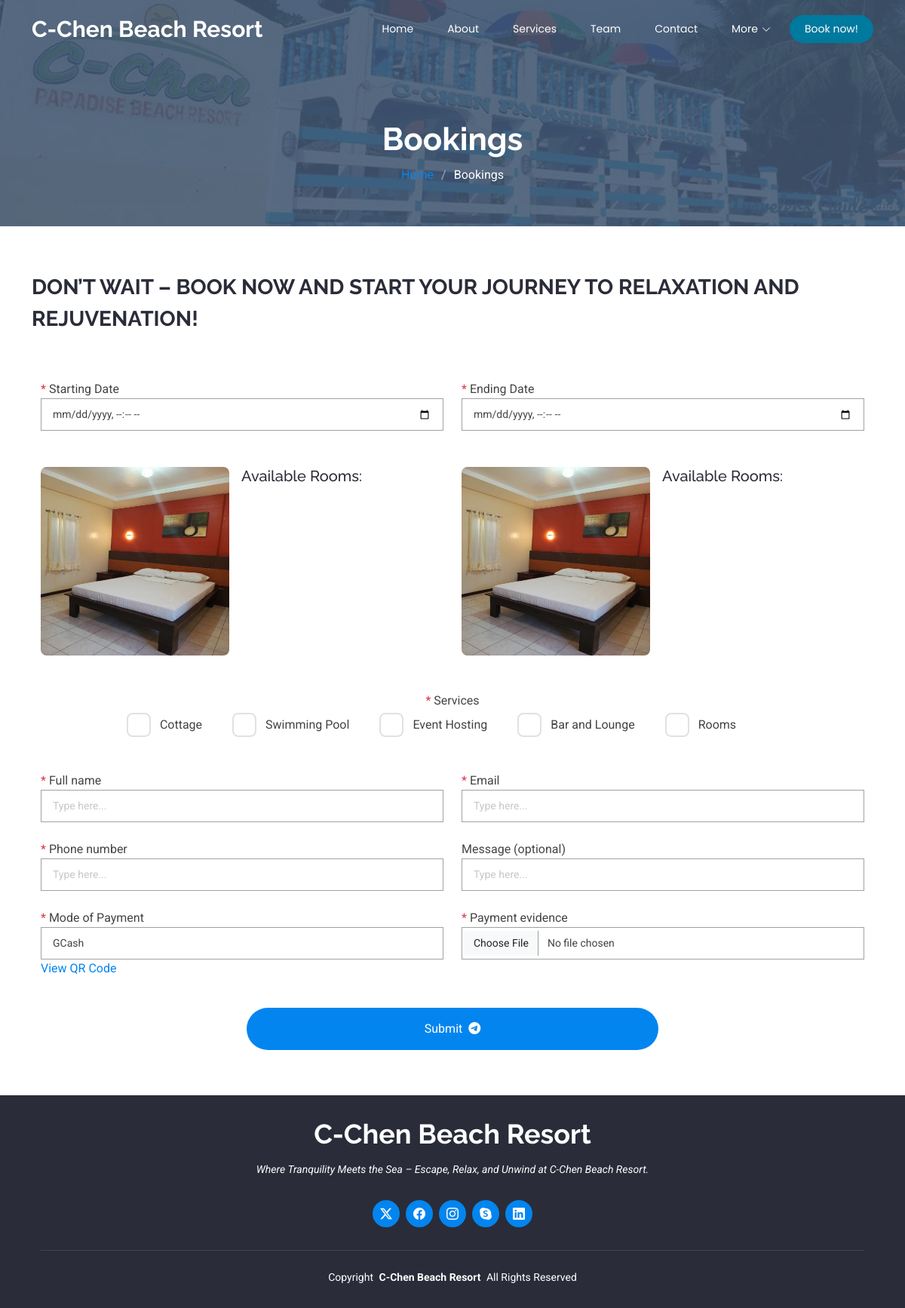
/booking.php, run on an earlier commit of the app's database.
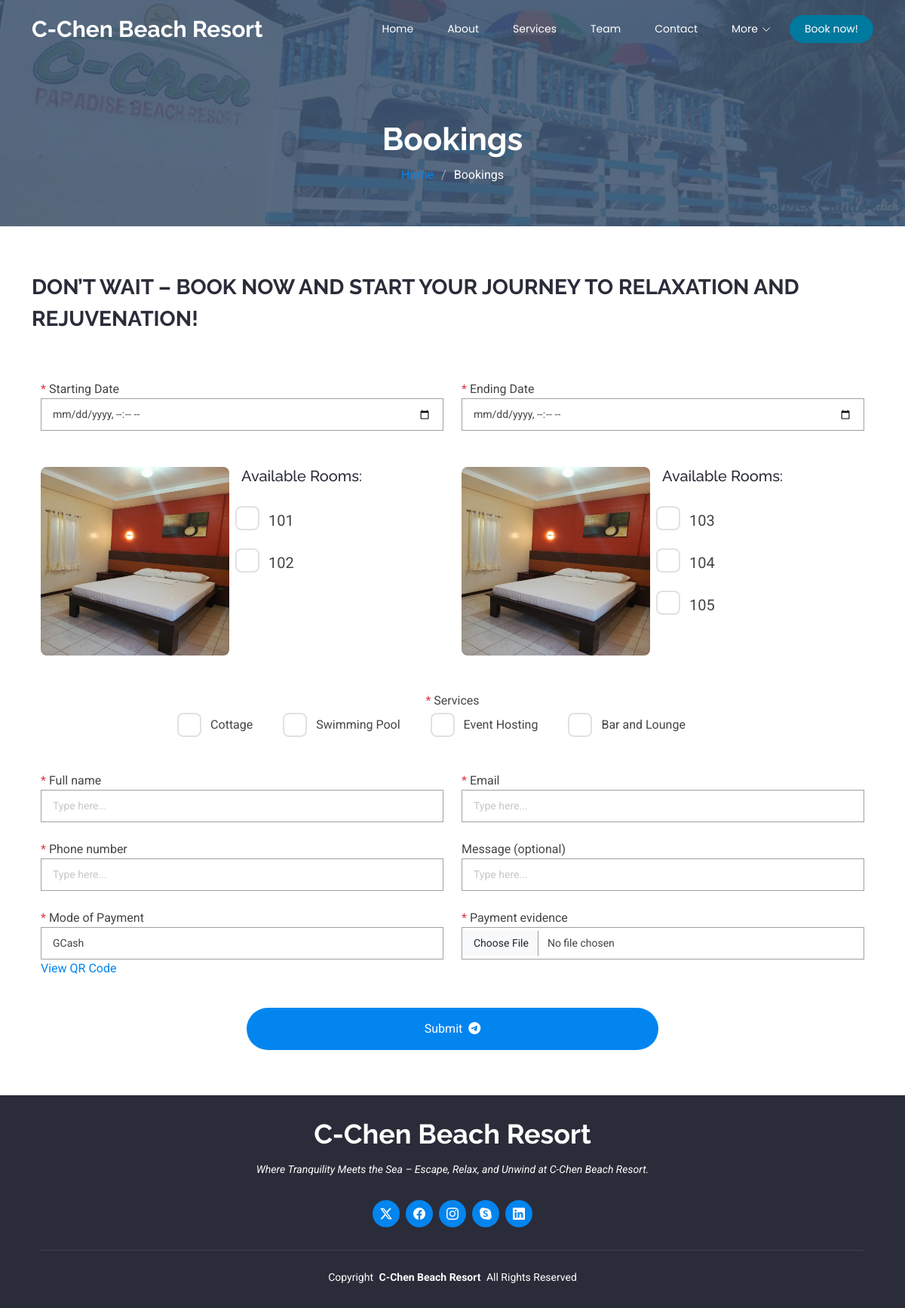
And on a later commit of the database.
### tables this page shows
CREATE TABLE IF NOT EXISTS `tbl_services` (
  `service_id` int NOT NULL AUTO_INCREMENT,
  `service_name` varchar(50) NOT NULL,
  `description` text NOT NULL,
  `price_id` int NOT NULL,
  PRIMARY KEY (`service_id`)
);

CREATE TABLE IF NOT EXISTS `tbl_room_number` (
  `room_number_id` int NOT NULL AUTO_INCREMENT,
  `room_number` int NOT NULL,
  `room_category_id` int NOT NULL,
  PRIMARY KEY (`room_number_id`)
);

### booking.php (the view, shortened to what the changed rows need)
<?php include './config.php' ?>
<!DOCTYPE html>
<html lang="en">
<head>
    <title><?php include './system-title.php' ?></title>
    <link href="assets1/vendor/bootstrap/css/bootstrap.min.css" rel="stylesheet">
    <link href="assets1/vendor/bootstrap-icons/bootstrap-icons.css" rel="stylesheet">
    <link href="assets1/vendor/aos/aos.css" rel="stylesheet">
    <link href="assets1/vendor/animate.css/animate.min.css" rel="stylesheet">
    <link href="assets1/vendor/glightbox/css/glightbox.min.css" rel="stylesheet">
    <link href="assets1/vendor/swiper/swiper-bundle.min.css" rel="stylesheet">
    <link href="assets1/css/main.css" rel="stylesheet">
</head>
<body class="index-page">
    <header id="header" class="header d-flex align-items-center fixed-top">
        <div class="container-fluid container-xl position-relative d-flex align-items-center justify-content-between">
            <a href="index.php" class="logo d-flex align-items-center">
                <h1 class="sitename"><?php include './system-title.php' ?></h1>
            </a>
        </div>
    </header>
    <main class="main">
        <div class="page-title dark-background">
            <div class="container position-relative">
                <h1>Bookings</h1>
            </div>
        </div>
        <section class="contact section">
            <div class="container" data-aos="fade" data-aos-delay="100">
                <div class="row gy-4 mx-auto">
                    <div class="col-lg-12">
                        <form action="./controller/save-booking.php" method="POST" enctype="multipart/form-data" id="schedule-form" class="php-email-form" data-aos="fade-up"
                            data-aos-delay="200">
                            <div class="row mb-4">
                                <div class="col-md-6">
                                    <div class="d-flex">
                                        <div id="room_numbers1" class="d-flex flex-column">
                                            <?php
                                            $category_id = 1;
                                            $stmt = $conn->prepare(' SELECT * FROM tbl_room_number WHERE room_category_id = ? ');
                                            $stmt->bind_param('i', $category_id);
                                            $stmt->execute();
                                            $result = $stmt->get_result();
                                            while ($rows = $result->fetch_assoc()) {
                                                $room_number_id = $rows['room_number_id'];
                                                $room_number = $rows['room_number'];
                                            ?>
                                                <div class="d-flex flex-column ms-3 mt-4">
                                                    <div class="form-check">
                                                        <label for="room_number_id<?= $room_number_id ?>" class="form-check-label me-5 fs-5"><?= $room_number ?></label>
                                                        <input type="checkbox" name="room_number_id[]" id="room_number_id<?= $room_number_id ?>" value="<?= $room_number_id ?>" class="form-check-input mt-1">
                                                    </div>
                                                </div>
                                            <?php
                                            }
                                            ?>
                                        </div>
                                    </div>
                                </div>
                                <div class="col-md-6">
                                    <div class="d-flex">
                                        <div id="room_numbers1" class="d-flex flex-column">
                                            <?php
                                            $category_id = 2;
                                            $stmt = $conn->prepare(' SELECT * FROM tbl_room_number WHERE room_category_id = ? ');
                                            $stmt->bind_param('i', $category_id);
                                            $stmt->execute();
                                            $result = $stmt->get_result();
                                            while ($rows = $result->fetch_assoc()) {
                                                $room_number_id = $rows['room_number_id'];
                                                $room_number = $rows['room_number'];
                                            ?>
                                                <div class="d-flex flex-column ms-3 mt-4">
                                                    <div class="form-check">
                                                        <label for="room_number_id<?= $room_number_id ?>" class="form-check-label me-5 fs-5"><?= $room_number ?></label>
                                                        <input type="checkbox" name="room_number_id[]" id="room_number_id<?= $room_number_id ?>" value="<?= $room_number_id ?>" class="form-check-input mt-1">
                                                    </div>
                                                </div>
                                            <?php
                                            }
                                            ?>
                                        </div>
                                    </div>
                                </div>
                            </div>
                            <div id="services" class="my-5">
                                <div class="d-flex">
                                    <?php
                                    $stmt = $conn->prepare(' SELECT * FROM tbl_services ');
                                    $stmt->execute();
                                    $result = $stmt->get_result();
                                    while ($rows = $result->fetch_assoc()) {
                                        $service_id = $rows['service_id'];
                                        $service_name = $rows['service_name'];
                                    ?>
                                        <div class="form-check">
                                            <label for="service_id<?= $service_id ?>" class="form-check-label me-5"><?= $service_name ?></label>
                                            <input type="checkbox" name="service_id[]" id="service_id<?= $service_id ?>" value="<?= $service_id ?>" class="form-check-input">
                                        </div>
                                    <?php
                                    }
                                    ?>
                                </div>
                            </div>
                        </form>
                    </div>
                </div>
            </div>
        </section>
    </main>
            <h3 class="sitename"><?php include './system-title.php' ?></h3>
                    <span>Copyright</span> <strong class="px-1 sitename"><?php include './system-title.php' ?></strong>
</body>
</html>

What changed in the data, as far as the page shows it:
removed tbl_services: service_name "Rooms"
now on this page (row edited): tbl_room_number: room_number "101", shown under "Available Rooms:"
now on this page (row edited): tbl_room_number: room_number "102", shown under "Available Rooms:"
now on this page (row edited): tbl_room_number: room_number "103", shown under "Available Rooms:"
now on this page (row edited): tbl_room_number: room_number "104", shown under "Available Rooms:"
now on this page (row edited): tbl_room_number: room_number "105", shown under "Available Rooms:"
